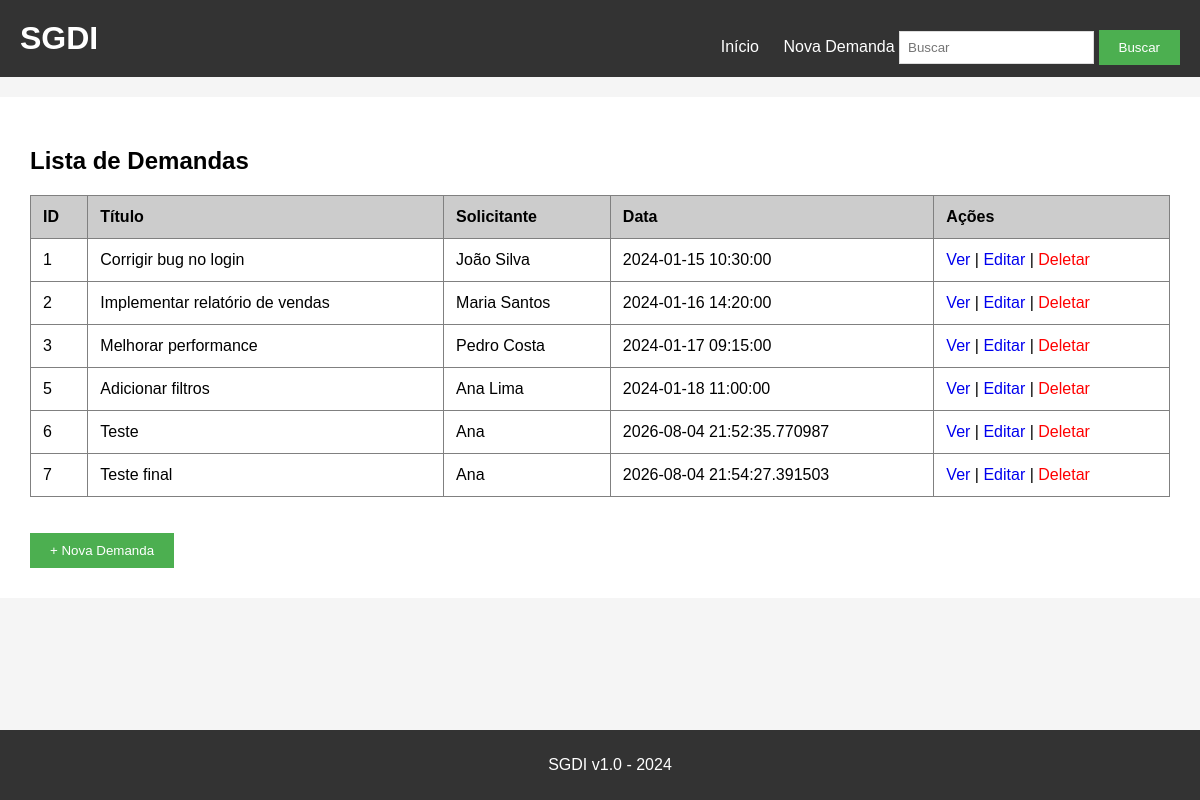
The page / on the database its author committed.
### tables this page shows
CREATE TABLE "demandas" (
            id INTEGER PRIMARY KEY AUTOINCREMENT,
            titulo TEXT NOT NULL,
            descricao TEXT NOT NULL,
            solicitante TEXT NOT NULL,
            data_criacao TEXT NOT NULL
        );

### app.py (the view)
@app.route('/')
def index():
    conn = get_db()
    cursor = conn.cursor()
    demandas = cursor.execute('SELECT * FROM demandas').fetchall()
    conn.close()
    return render_template('index.html', demandas=demandas)

### app.py (called while the page is built)
def get_db():
    conn = sqlite3.connect('demandas.db')
    conn.row_factory = sqlite3.Row
    return conn

### templates/index.html
{% extends "base.html" %}
{% block content %}
<h2>Lista de Demandas</h2>
<table border="1" cellpadding="10" cellspacing="0" width="100%">
    <thead>
        <tr bgcolor="#cccccc">
            <th>ID</th>
            <th>Título</th>
            <th>Solicitante</th>
            <th>Data</th>
            <th>Ações</th>
        </tr>
    </thead>
    <tbody>
        {% for demanda in demandas %}
        <tr>
            <td>{{ demanda[0] }}</td>
            <td>{{ demanda[1] }}</td>
            <td>{{ demanda[3] }}</td>
            <td>{{ demanda[4] }}</td>
            <td>
                <a href="/detalhes/{{ demanda[0] }}">Ver</a>
                |
                <a href="/editar/{{ demanda[0] }}">Editar</a>
                |
                <a href="/deletar/{{ demanda[0] }}" style="color:red;">Deletar</a>
            </td>
        </tr>
        {% endfor %}
    </tbody>
</table>
<br><br>
<a href="/nova_demanda"><button>+ Nova Demanda</button></a>
{% endblock %}

### templates/base.html (shortened to what this page needs)
<!DOCTYPE html>
<html>
<head>
    <link rel="stylesheet" href="{{ url_for('static', filename='style.css') }}">
</head>
<body>
    <div class="header">
        <h1>SGDI</h1>
        <div class="menu">
            <a href="/">Início</a>
            <a href="/nova_demanda">Nova Demanda</a>
            <form action="/buscar" method="GET" style="display:inline;">
                <input type="text" name="q" placeholder="Buscar">
                <button type="submit">Buscar</button>
            </form>
        </div>
    </div>
    <div class="container">
        {% block content %}{% endblock %}
    </div>
    <div class="footer">
        <p>SGDI v1.0 - 2024</p>
    </div>
</body>
</html>

### static/style.css (style rules this page uses)
body { font-family: Arial, sans-serif; background-color: #f5f5f5; padding: 0; margin: 0; }
.header { background-color: #333; color: white; padding: 20px; }
.header h1 { margin: 0; display: inline-block; }
.menu { float: right; margin-top: 10px; }
.menu a { color: white; text-decoration: none; margin-left: 20px; }
.container { max-width: 1200px; margin: 20px auto; background: white; padding: 30px; }
.footer { background-color: #333; color: white; text-align: center; padding: 10px; position: fixed; bottom: 0; width: 100%; }
button { background-color: #4CAF50; color: white; padding: 10px 20px; border: none; cursor: pointer; }
table { border-collapse: collapse; }
th { text-align: left; padding: 12px; }
td { padding: 12px; }
table a { text-decoration: none; }
input[type="text"], textarea { padding: 8px; border: 1px solid #ddd; }

### templates/base.html (style rules this page uses)
body { margin: 0; }

### rows shown on the page
demandas: id "1", titulo "Corrigir bug no login", solicitante "João Silva", data_criacao "2024-01-15 10:30:00"
demandas: id "2", titulo "Implementar relatório de vendas", solicitante "Maria Santos", data_criacao "2024-01-16 14:20:00"
demandas: id "3", titulo "Melhorar performance", solicitante "Pedro Costa", data_criacao "2024-01-17 09:15:00"
demandas: id "5", titulo "Adicionar filtros", solicitante "Ana Lima", data_criacao "2024-01-18 11:00:00"
demandas: id "6", titulo "Teste", solicitante "Ana", data_criacao "2026-08-04 21:52:35.770987"
demandas: id "7", titulo "Teste final", solicitante "Ana", data_criacao "2026-08-04 21:54:27.391503"
